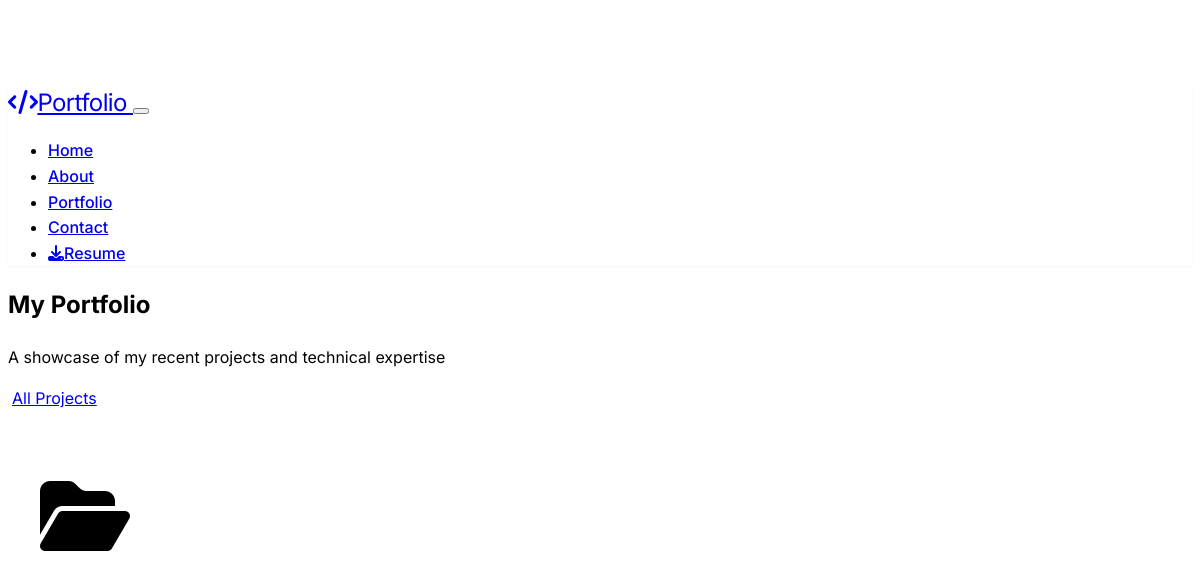
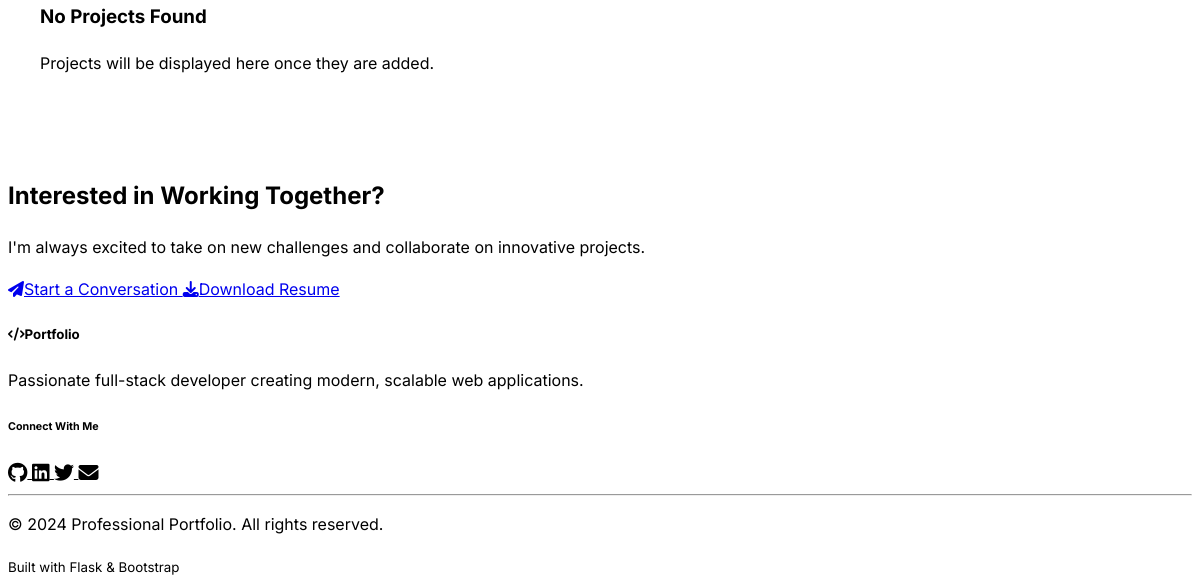
Page /portfolio on the earlier database version (2 pictures, top to bottom).
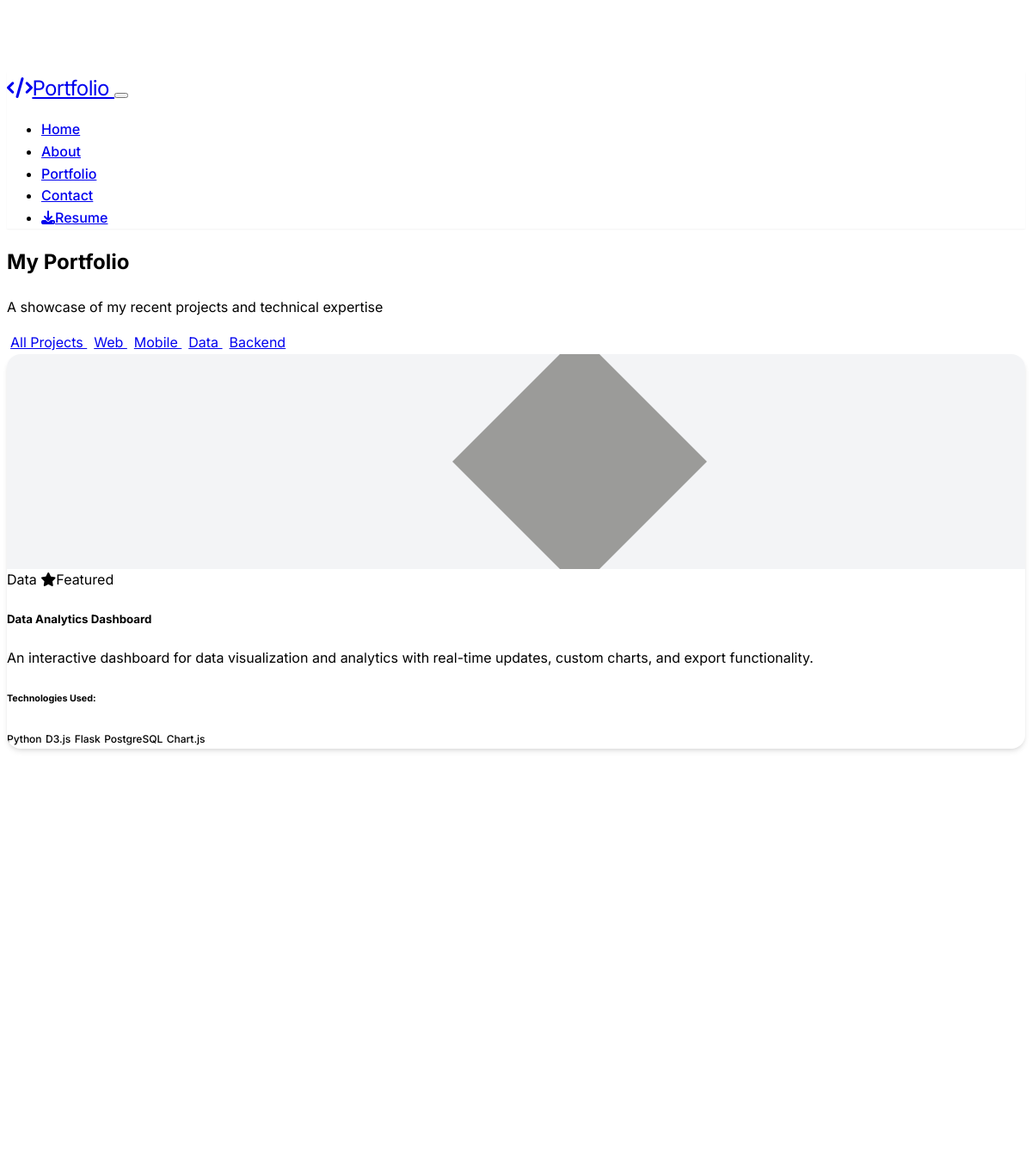
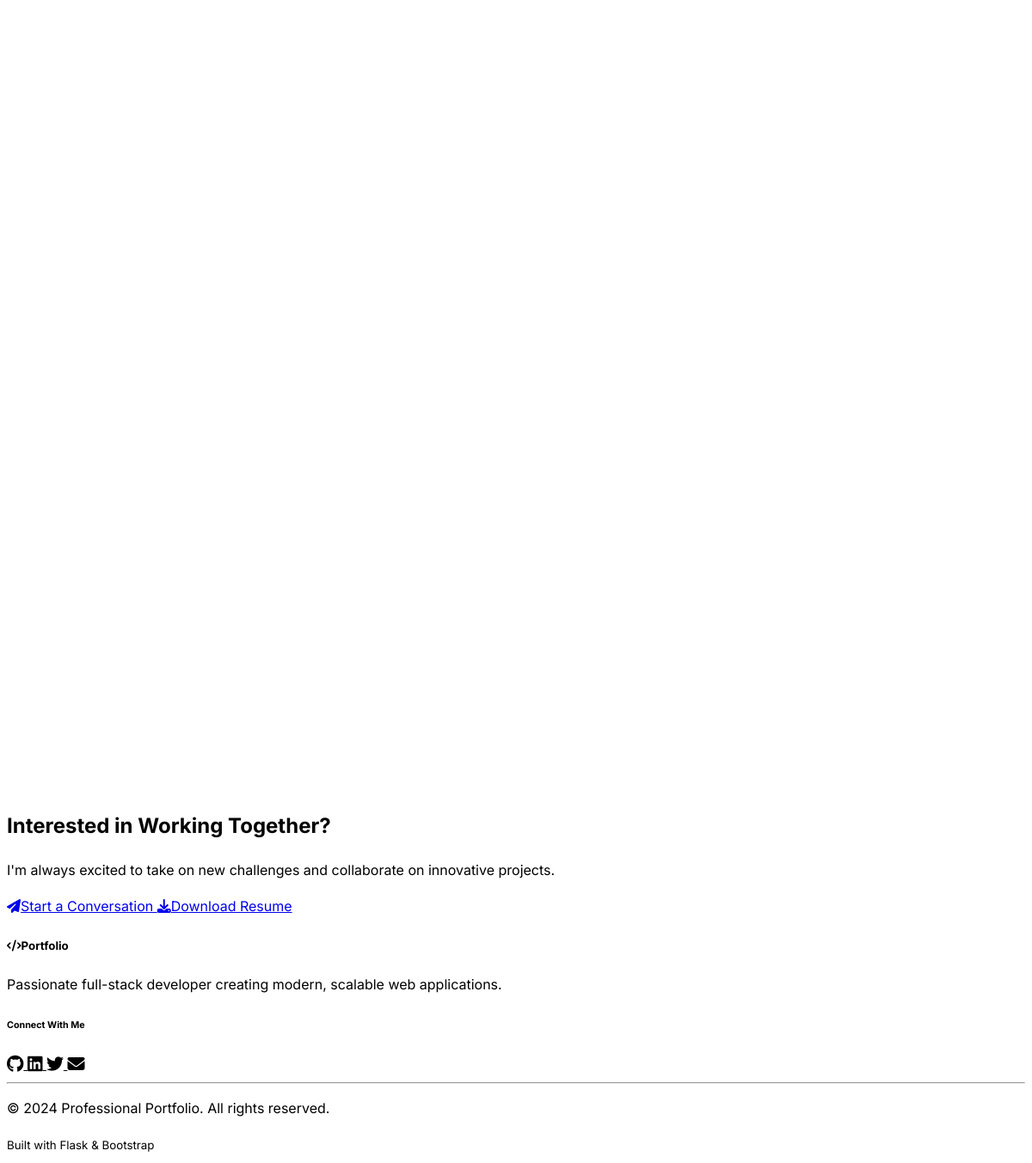
Same page on the later database version (2 pictures, top to bottom).
### models.py (models this page shows, shortened)
class Project(db.Model):
    id = db.Column(db.Integer, primary_key=True)
    title = db.Column(db.String(100), nullable=False)
    description = db.Column(db.Text, nullable=False)
    image_url = db.Column(db.String(500))
    project_url = db.Column(db.String(500))
    github_url = db.Column(db.String(500))
    category = db.Column(db.String(50), nullable=False)
    technologies = db.Column(db.String(200))
    created_at = db.Column(db.DateTime, default=datetime.utcnow)
    featured = db.Column(db.Boolean, default=False)

### routes.py (the view)
@app.route('/portfolio')
def portfolio():
    category = request.args.get('category', 'all')
    if category == 'all':
        projects = Project.query.order_by(Project.created_at.desc()).all()
    else:
        projects = Project.query.filter_by(category=category).order_by(Project.created_at.desc()).all()
    categories = db.session.query(Project.category).distinct().all()
    categories = [cat[0] for cat in categories]
    return render_template('portfolio.html', projects=projects, categories=categories, current_category=category)

### templates/portfolio.html (shortened to what the changed rows need)
{% extends "base.html" %}
{% block content %}
<section class="portfolio-header py-5">
    <div class="container">
        <div class="row">
            <div class="col-12 text-center">
                <h1 class="display-5 fw-bold mb-3">My Portfolio</h1>
                <div class="filter-buttons mb-5">
                    <a href="{{ url_for('portfolio') }}"
                       class="btn {% if current_category == 'all' %}btn-primary{% else %}btn-outline-primary{% endif %} me-2 mb-2">
                        All Projects
                    </a>
                    {% for category in categories %}
                    <a href="{{ url_for('portfolio', category=category) }}"
                       class="btn {% if current_category == category %}btn-primary{% else %}btn-outline-primary{% endif %} me-2 mb-2">
                        {{ category.title() }}
                    </a>
                    {% endfor %}
                </div>
            </div>
        </div>
    </div>
</section>
<section class="projects-grid pb-5">
    <div class="container">
        {% if projects %}
        <div class="row">
            {% for project in projects %}
            <div class="col-lg-4 col-md-6 mb-5">
                <div class="project-card h-100">
                    <div class="project-image">
                        <img src="{{ project.image_url }}" alt="{{ project.title }}" class="img-fluid">
                    </div>
                    <div class="project-content p-4">
                        <div class="d-flex justify-content-between align-items-start mb-2">
                            <span class="badge bg-primary">{{ project.category.title() }}</span>
                            {% if project.featured %}
                            <span class="badge bg-warning">
                                <i class="fas fa-star me-1"></i>Featured
                            </span>
                            {% endif %}
                        </div>
                        <h5 class="fw-semibold mb-2">{{ project.title }}</h5>
                        <p class="text-muted mb-3">{{ project.description }}</p>
                        {% if project.technologies %}
                        <div class="project-tech mb-3">
                            <h6 class="fw-semibold small text-muted mb-2">Technologies Used:</h6>
                            <div class="tech-tags">
                                {% for tech in project.technologies.split(', ') %}
                                <span class="badge bg-secondary me-1 mb-1">{{ tech.strip() }}</span>
                                {% endfor %}
                            </div>
                        </div>
                        {% endif %}
                    </div>
                </div>
            </div>
            {% endfor %}
        </div>
        {% else %}
        <div class="row">
            <div class="col-12 text-center py-5">
                <div class="empty-state">
                    <i class="fas fa-folder-open fa-5x text-muted mb-4"></i>
                    <h3 class="fw-bold text-muted mb-3">No Projects Found</h3>
                    <p class="text-muted">
                        {% if current_category != 'all' %}
                        No projects found in the "{{ current_category.title() }}" category.
                        <br><a href="{{ url_for('portfolio') }}" class="text-primary">View all projects</a>
                        {% else %}
                        Projects will be displayed here once they are added.
                        {% endif %}
                    </p>
                </div>
            </div>
        </div>
        {% endif %}
    </div>
</section>
<section class="portfolio-cta py-5 bg-dark">
    <div class="container">
        <div class="row">
            <div class="col-lg-8 mx-auto text-center">
                <h2 class="fw-bold mb-3">Interested in Working Together?</h2>
            </div>
        </div>
    </div>
</section>
{% endblock %}

Differences in the rows shown:
added Project: category "Data", featured True (drawn), title "Data Analytics Dashboard", description "An interactive dashboard for data visualization and analytics with real-time updates, custom charts, and export functionality.", strip "Python" "D3.js" "Flask" "PostgreSQL" "Chart.js"
Other differences:
new list line: "Web"
new list line: "Mobile"
new list line: "Data"
new list line: "Backend"
text no longer shown: "No Projects Found Projects will be displayed here once they are added."
